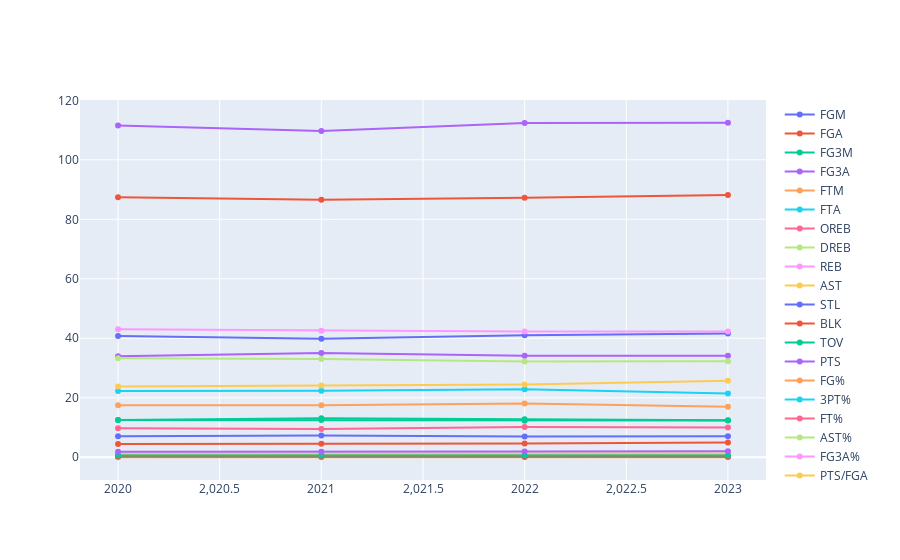

Here is the notebook cell this chart was saved with:
### Code cell
# changes per 100 
change_per100_df = change_df.copy()

for col in change_per100_df.columns[3:18]:
    change_per100_df[col] = (change_per100_df[col]/change_per100_df['POSS_est'])*100

change_per100_df.drop(columns=['MIN','POSS_est'], inplace=True)
change_per100_df

fig = go.Figure()
for col in change_per100_df.columns[1:]:
    fig.add_trace(go.Scatter(x=change_per100_df['season_start_year'],
                             y=change_per100_df[col], name=col))
fig.show()

### Figure 1 — Plotly figure (JSON) as saved in the notebook; plotly's stock layout.template omitted (floating-point values rounded to 4 significant figures)
{"data": [{"name": "FGM", "type": "scatter", "x": [2020, 2021, 2022, 2023], "y": [40.76, 39.87, 41.04, 41.59]}, {"name": "FGA", "type": "scatter", "x": [2020, 2021, 2022, 2023], "y": [87.38, 86.57, 87.26, 88.14]}, {"name": "FG3M", "type": "scatter", "x": [2020, 2021, 2022, 2023], "y": [12.53, 12.51, 12.24, 12.36]}, {"name": "FG3A", "type": "scatter", "x": [2020, 2021, 2022, 2023], "y": [33.98, 35.04, 34.12, 34.17]}, {"name": "FTM", "type": "scatter", "x": [2020, 2021, 2022, 2023], "y": [17.5, 17.49, 18.06, 16.95]}, {"name": "FTA", "type": "scatter", "x": [2020, 2021, 2022, 2023], "y": [22.28, 22.34, 22.9, 21.46]}, {"name": "OREB", "type": "scatter", "x": [2020, 2021, 2022, 2023], "y": [9.724, 9.48, 10.14, 10.02]}, {"name": "DREB", "type": "scatter", "x": [2020, 2021, 2022, 2023], "y": [33.28, 33.06, 32.16, 32.32]}, {"name": "REB", "type": "scatter", "x": [2020, 2021, 2022, 2023], "y": [43.01, 42.57, 42.29, 42.26]}, {"name": "AST", "type": "scatter", "x": [2020, 2021, 2022, 2023], "y": [23.77, 24.12, 24.44, 25.72]}, {"name": "STL", "type": "scatter", "x": [2020, 2021, 2022, 2023], "y": [7.11, 7.308, 6.987, 7.029]}, {"name": "BLK", "type": "scatter", "x": [2020, 2021, 2022, 2023], "y": [4.505, 4.512, 4.595, 4.952]}, {"name": "TOV", "type": "scatter", "x": [2020, 2021, 2022, 2023], "y": [12.54, 13.09, 12.8, 12.44]}, {"name": "PTS", "type": "scatter", "x": [2020, 2021, 2022, 2023], "y": [111.5, 109.7, 112.4, 112.5]}, {"name": "FG%", "type": "scatter", "x": [2020, 2021, 2022, 2023], "y": [0.0115, 0.01137, 0.01105, 0.01153]}, {"name": "3PT%", "type": "scatter", "x": [2020, 2021, 2022, 2023], "y": [0.3689, 0.3569, 0.3588, 0.3619]}, {"name": "FT%", "type": "scatter", "x": [2020, 2021, 2022, 2023], "y": [0.7854, 0.7831, 0.7888, 0.7897]}, {"name": "AST%", "type": "scatter", "x": [2020, 2021, 2022, 2023], "y": [0.5831, 0.6051, 0.5956, 0.6183]}, {"name": "FG3A%", "type": "scatter", "x": [2020, 2021, 2022, 2023], "y": [0.3888, 0.4048, 0.391, 0.3876]}, {"name": "PTS/FGA", "type": "scatter", "x": [2020, 2021, 2022, 2023], "y": [1.276, 1.267, 1.288, 1.276]}, {"name": "FG3M/FGM", "type": "scatter", "x": [2020, 2021, 2022, 2023], "y": [0.3075, 0.3137, 0.2983, 0.2973]}, {"name": "FTA/FGA", "type": "scatter", "x": [2020, 2021, 2022, 2023], "y": [0.255, 0.258, 0.2624, 0.2435]}, {"name": "TRU%", "type": "scatter", "x": [2020, 2021, 2022, 2023], "y": [0.5693, 0.5643, 0.5725, 0.5718]}, {"name": "AST_TOV", "type": "scatter", "x": [2020, 2021, 2022, 2023], "y": [1.895, 1.844, 1.909, 2.067]}], "layout": {"autosize": true, "xaxis": {"autorange": true, "range": [2020.0, 2023.0], "type": "linear"}, "yaxis": {"autorange": true, "range": [-9.268, 121.7], "type": "linear"}}}
